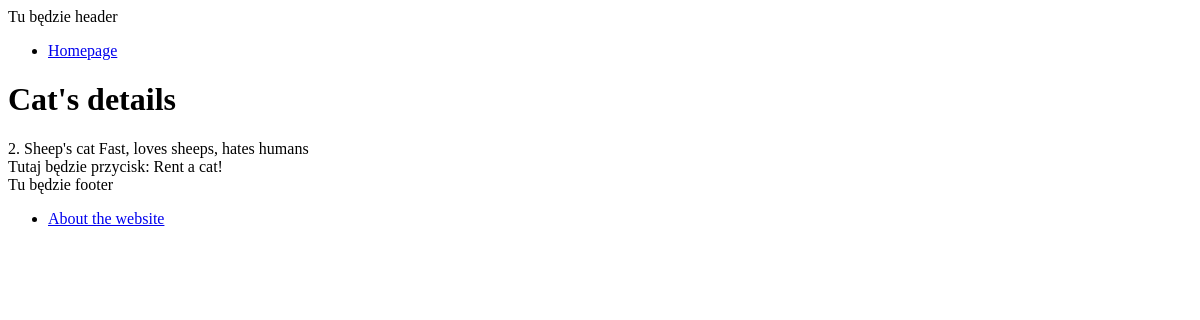
Before: /cats/2/ with the older database file.
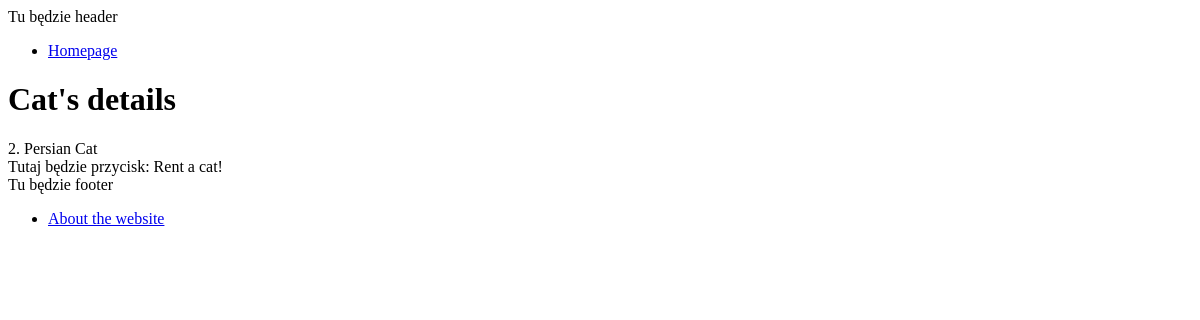
After: the same page with the newer database file.
### cats/models.py (models this page shows, shortened)
class Cat(models.Model):
    species = models.CharField(max_length=50)
    breed = models.CharField(max_length=50)
    description = models.TextField(default=None, blank=True)
    available = models.BooleanField(default=True)
    last_rental_date = models.DateTimeField(default=None, blank=True, null=True)
    last_return_date = models.DateTimeField(default=None, blank=True, null=True)
    creation_date = models.DateTimeField(auto_now_add=True)
    modification_date = models.DateTimeField(auto_now=True)
    def __str__(self):
        return f"{self.id}. {self.breed}"

### cats/views.py (the view)
# urls.py: path('cats/<int:cat_id>/', cat_details, name="details"),
def cat_details(request, cat_id):
    cat = Cat.objects.get(pk=cat_id)
    context = {"cat": cat}
    return render(request, 'cats/details.html', context)

### cats/templates/cats/details.html (shortened to what this page needs)
{% extends 'base.html' %}
{% block content %}
<head>
</head>
<h1>Cat's details</h1>
<u1>
    <a hred="/cats/{{ cat.id }}">{{ cat }}</a>
    {{ cat.description }}
</u1>
<div>
    Tutaj będzie przycisk: Rent a cat!
</div>
{% endblock %}

Changed rows visible on the page:
changed Cat: id+breed "2. Sheep's cat" → "2. Persian Cat"; description "Fast, loves sheeps, hates humans" → (not shown)
